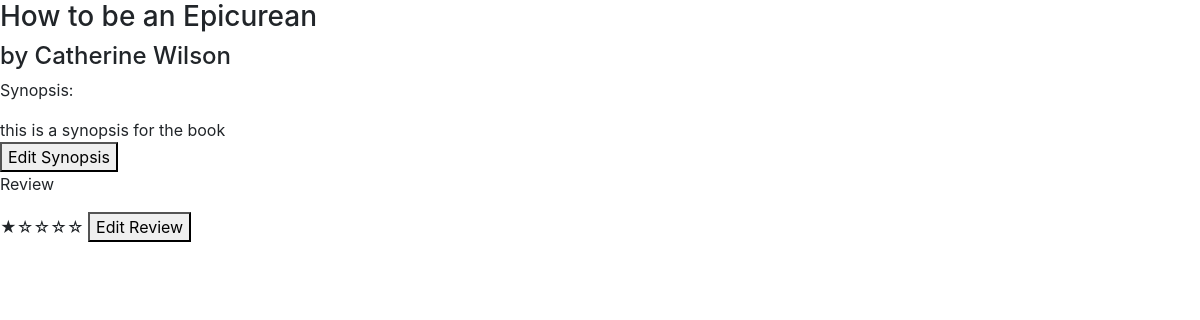
/3/, run on an earlier commit of the app's database.
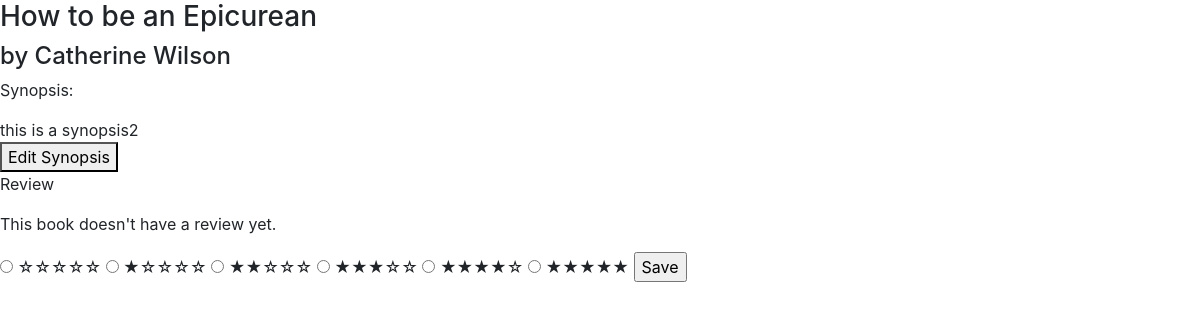
And on a later commit of the database.
### books/models.py (models this page shows, shortened)
class Book(models.Model):
    NONE = '☆☆☆☆☆'
    ONE_STAR = '★☆☆☆☆'
    TWO_STARS = '★★☆☆☆'
    THREE_STARS = '★★★☆☆'
    FOUR_STARS = '★★★★☆'
    FIVE_STARS = '★★★★★'
    REVIEW_CHOICES = [
        (NONE, 'None'),
        (ONE_STAR, 'One star'),
        (TWO_STARS, 'Two stars'),
        (THREE_STARS, 'Three stars'),
        (FOUR_STARS, 'Four stars'),
        (FIVE_STARS, 'Five stars')
    ]
    title = models.CharField(max_length=255)
    author = models.CharField(max_length=255)
    synopsis = models.CharField(max_length=10000, blank=True, null=True)
    review = models.CharField(max_length=255, choices=REVIEW_CHOICES, default=NONE)
    thoughts = models.CharField(max_length=10000, blank=True, null=True)
    read_date = models.CharField(max_length=255, blank=True, null=True)
    add_date = models.DateTimeField('date added')

### books/views.py (the view)
# urls.py: path('<int:pk>/', views.DetailView.as_view(), name='detail'),
class DetailView(generic.DetailView):
    model = Book
    template_name = 'books/detail.html'

### books/templates/books/detail.html (shortened to what this page needs)
<!DOCTYPE html>
<html lang="en">
<head>
    <link rel="stylesheet" href="https://stackpath.bootstrapcdn.com/bootstrap/4.4.1/css/bootstrap.min.css"
>
    {% load static %}
    <link rel="stylesheet" href="{% static "books/style.css" %}">
</head>
<body>
    <h3>{{ book.title }}</h3>
    <h4>by {{ book.author }}</h4>
    <p>Synopsis:</p>
    {% if book.synopsis %}
    <div id="current_synopsis">
        <div id="synopsis">{{ book.synopsis }}</div>
        <button class="toggle" section="synopsis">Edit Synopsis</button>
    </div>
    {% endif %}
    <p>Review</p>
    {% if book.review %}
    <div id="current_review">
        <span id="review_stars">{{ book.review }}</span>
        <button class="toggle" section="review">Edit Review</button>
    </div>
    {% else %}
    <div>
        <p>This book doesn't have a review yet.</p>
        <form action="{% url 'books:update' book.id 'review' %}" method="post">
            {% for stars, review in book.REVIEW_CHOICES %}
            <input type="radio" name="review" value="{{ stars }}">
            <label>{{ stars }}</label>
            {% endfor %}
            <input type="submit" value="Save">
        </form>
    </div>
    {% endif %}
</body>
</html>

What changed in the data, as far as the page shows it:
changed Book "How to be an Epicurean": synopsis "this is a synopsis for the book" → "this is a synopsis2"; review "★☆☆☆☆" → (not shown)
Also different on the page:
form field value: (not shown) → "Save"
text no longer shown: "Edit Review"
text now shown: "This book doesn't have a review yet."
